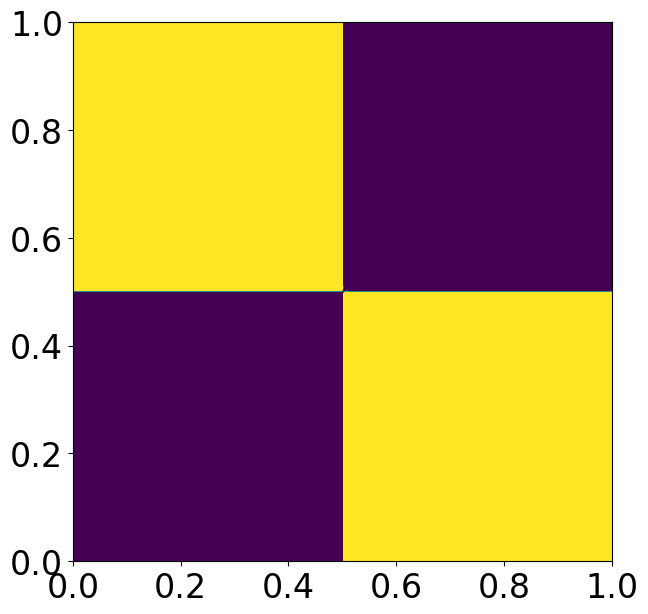
#> input picture papers/neurips26/new_figures/k3_50.png, 648 x 614 px
$ python make_assets.py
#> lines starting #> are read from the running program, lines starting #| are printed output that depends on the picture; after the words box and inside, x2 and y2 are one past the last pixel; in counts of white or black regions, pixels touching at a corner belong together
"""Prepare the poster's image assets from the paper's figures.

The paper's heatmaps carry matplotlib axes; on the poster they are shown as bare
squares, so each one is cropped to its plot area.  Nothing is recomputed: every
pixel comes from ../figures or ../new_figures.

    python make_assets.py
"""

import os

import numpy as np
from PIL import Image

HERE = os.path.dirname(os.path.abspath(__file__))
SRC = os.path.dirname(HERE)
OUT = os.path.join(HERE, "img")

# output name -> source figure (relative to the paper directory)
HEATMAPS = {
    # K3 density minimisation (Fig. 1)
    "k3_50": "new_figures/k3_50.png", "k3_67": "new_figures/k3_67.png",
    "k3_80": "new_figures/k3_80.png", "k3_57": "new_figures/k3_57.png",
    "k3_62": "new_figures/k3_62.png", "k3_71": "new_figures/k3_71.png",
    # larger cliques (Fig. 2)
    "k4_75": "new_figures/k4_75.png", "k5_80": "new_figures/k5_80.png",
    "k6_83": "new_figures/k6_83.png",
    # odd cycles (Figs. 3, 4)
    "c5_57": "new_figures/c5_57.png", "c5_62": "new_figures/c5_62.png",
    "c5_71": "new_figures/c5_71.png", "c5_67": "new_figures/c5_67.png",
    "c5_80": "new_figures/c5_80.png",
    "c7_57": "new_figures/c7_57.png", "c7_62": "new_figures/c7_62.png",
    "c7_71": "new_figures/c7_71.png", "c7_67": "new_figures/c7_67.png",
    "c7_80": "new_figures/c7_80.png",
    # H6 (Fig. 5)
    "h6_67": "new_figures/222_67.png", "h6_75": "new_figures/222_75.png",
    "h6_80": "new_figures/222_80.png",
    # large deviations (Fig. 6 and appendix)
    "ld_k3": "new_figures/upperdeviation_k3_10_50.png",
    "ld_c4": "new_figures/upperdeviation_c4_10_50.png",
    "ld_c5": "new_figures/upperdeviation_c5_10_50.png",
    "ld_k13": "new_figures/upperdeviation_k13_10_50.png",
    "ld_lower": "new_figures/lowerdeviation_k3_80_5.png",
    # ablation and baselines (appendix)
    "abl_ours": "figures/baseline.png", "abl_reg": "figures/noconstraint.png",
    "abl_sbm": "new_figures/sbm_train_4.png", "abl_tree": "new_figures/tree_train_1.png",
    "abl_lr_low": "figures/noscaling-lowlr.png", "abl_lr_high": "figures/noscaling-highlr.png",
    # Petersen graph (appendix)
    "pet_67": "new_figures/pet_67.png", "pet_71": "new_figures/pet_71.png",
}

# already bare squares: copied as they are
PLAIN = {f"layer_{i}": f"new_figures/layer_{i}.png" for i in range(1, 7)}


def flatten(path):
#> called with path = 'papers/neurips26/new_figures/k3_50.png'
    im = Image.open(path).convert("RGBA")
#> im is the input picture: PIL image 648x614 RGBA; mean R, G, B, A 181.8, 149.6, 109, 255
    bg = Image.new("RGBA", im.size, "white")
#> bg: PIL image 648x614 RGBA; every value is 255
    bg.alpha_composite(im)
    return bg.convert("RGB")


def plot_area(im):
    """Bounding box of the heatmap: the viridis pixels are the only saturated ones
    (axes, ticks and labels are grey)."""
    a = np.asarray(im).astype(int)
    colored = (a.max(axis=2) - a.min(axis=2)) > 40
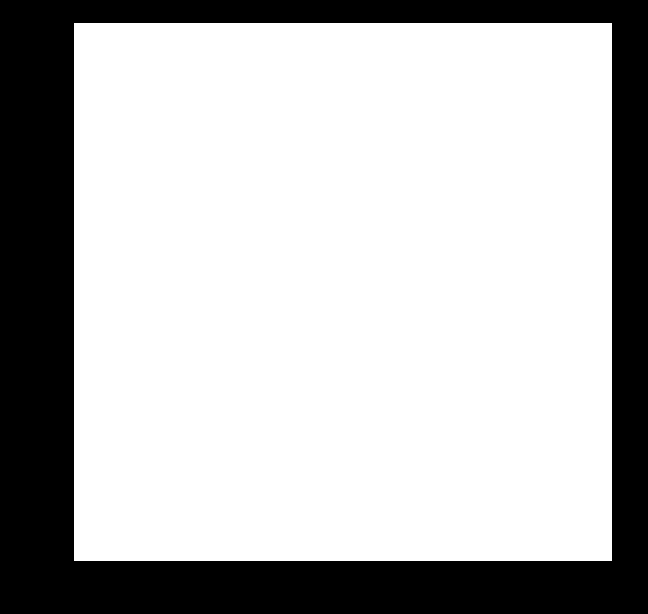
#> colored: shape (614, 648) bool; 72.7% white; 1 black region, box (x1, y1, x2, y2) and area: (0, 0, 648, 614) 108428
    rows = np.where(colored.mean(axis=1) > 0.5)[0]
#> rows = 538 values from 23 to 560
    cols = np.where(colored.mean(axis=0) > 0.5)[0]
#> cols = 538 values from 74 to 611
    return cols[0], rows[0], cols[-1] + 1, rows[-1] + 1


def main():
    os.makedirs(OUT, exist_ok=True)
    for name, rel in HEATMAPS.items():
        im = flatten(os.path.join(SRC, rel))
        x0, y0, x1, y1 = plot_area(im)
#> x0 = 74; y0 = 23; x1 = 612; y1 = 561
        crop = im.crop((x0 + 1, y0 + 1, x1 - 1, y1 - 1))   # drop the axes spine
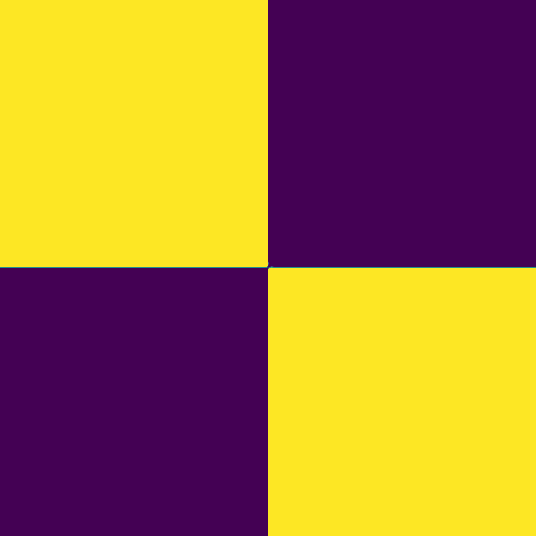
#> crop: PIL image 536x536 RGB; mean R, G, B 160.3, 116.1, 60.2
        side = min(crop.size)
#> side = 536
        crop = crop.crop((0, 0, side, side))
        crop.save(os.path.join(OUT, name + ".png"))
        print(f"{name:10s} {rel:45s} -> {crop.size}")
#| k3_50      new_figures/k3_50.png                         -> (536, 536)
#> pass 2 of the loop in main, `for name, rel in HEATMAPS.items():`:
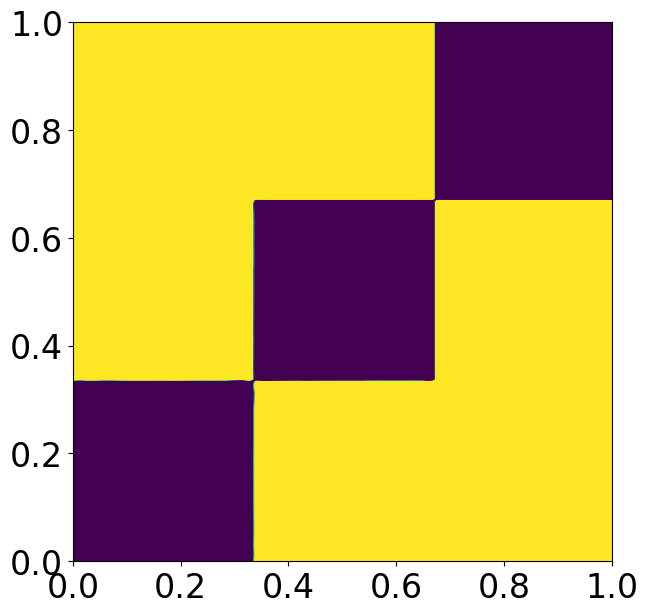
#> input picture papers/neurips26/new_figures/k3_67.png, 648 x 614 px
#> in flatten, im is the input picture: PIL image 648x614 RGBA; mean R, G, B, A 204.1, 177.6, 103.2, 255
#> in main, `crop = im.crop((x0 + 1, y0 + 1, x1 - 1, y1 - 1))`:
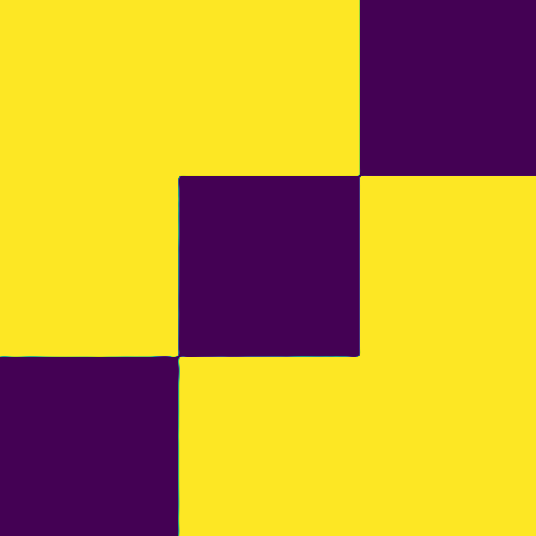
#> crop: PIL image 536x536 RGB; mean R, G, B 191, 154.4, 52.2
#| k3_67      new_figures/k3_67.png                         -> (536, 536)
#> pass 3 of the loop in main, `for name, rel in HEATMAPS.items():`:
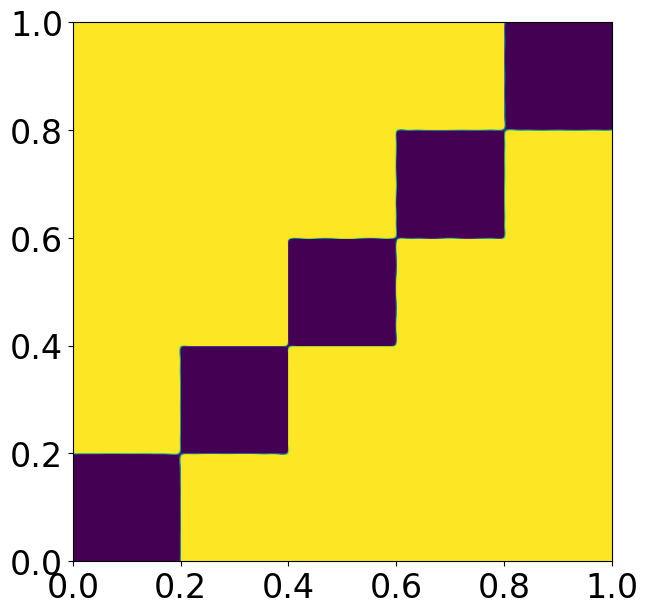
#> input picture papers/neurips26/new_figures/k3_80.png, 648 x 614 px
#> in flatten, im is the input picture: PIL image 648x614 RGBA; mean R, G, B, A 221.9, 199.9, 98.7, 255
#> in main, `crop = im.crop((x0 + 1, y0 + 1, x1 - 1, y1 - 1))`:
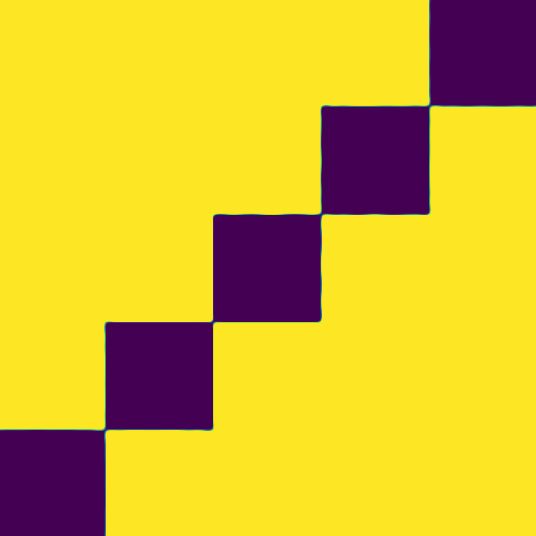
#> crop: PIL image 536x536 RGB; mean R, G, B 215.4, 185.2, 46
#| k3_80      new_figures/k3_80.png                         -> (536, 536)
#> the loop made 7 passes; the first 3 are shown
    for name, rel in PLAIN.items():
        im = flatten(os.path.join(SRC, rel))
        im.save(os.path.join(OUT, name + ".png"))
        print(f"{name:10s} {rel:45s} -> {im.size}")

    # Viridis colour bar, drawn from matplotlib's own colormap.
    from matplotlib import colormaps
    ramp = (colormaps["viridis"](np.linspace(0, 1, 1024))[:, :3] * 255).astype(np.uint8)
    bar = np.repeat(ramp[None, :, :], 48, axis=0)
    Image.fromarray(bar).save(os.path.join(OUT, "colorbar.png"))
    print("colorbar")


if __name__ == "__main__":
#> (the run stopped early here; a loop or call above may not have finished)
